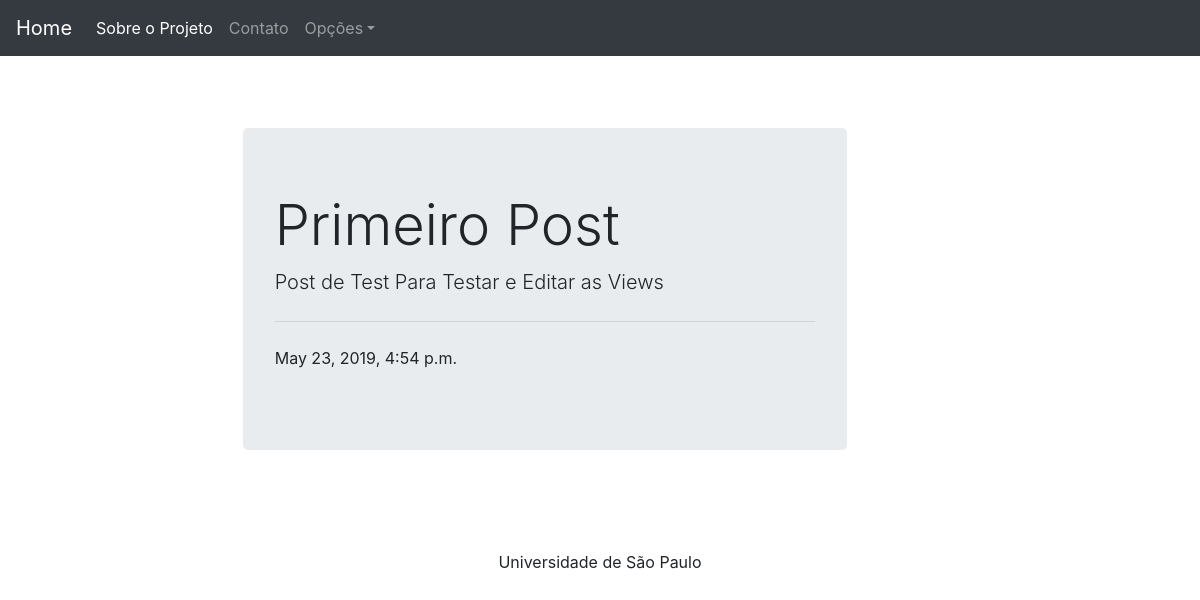
/post/1, run on the app's committed database.
### content/models.py (models this page shows, shortened)
class News(models.Model):
    author = models.ForeignKey(User, on_delete=models.CASCADE)
    title = models.CharField(max_length=100)
    text_body = models.TextField()
    date_published = models.DateTimeField(default=timezone.now)

### content/views.py (the view)
# urls.py: path('post/<int:pk>', views.PostDetailView.as_view(), name='detail-post')
class PostDetailView(DetailView):
    model = News

### content/templates/content/news_detail.html (shortened to what this page needs)
{% extends 'content/template_app.html'%}
{% load static %}
{% block titulo %}
    <link rel="stylesheet" href="{% static 'accounts/style_detail.css'%}" type="text/css">
{% endblock%}
{% block content%}
<div class="container">
    <div class="row">
        <div class="mx-auto col-md-8">
           <div class="jumbotron">
               <h1 class="display-4">{{object.title}}</h1>
          <p class="lead">{{object.text_body}}</p>
          <hr class="my-4">
          <p> {{object.date_published}}</p>
        </div>
        </div>
        </div>
</div>
{% endblock %}

### accounts/static/accounts/starter-template.css (style rules this page uses)
body { padding-top: 5rem; }

### data on the page
News: title "Primeiro Post", text_body "Post de Test Para Testar e Editar as Views", date_published "May 23, 2019, 4:54 p.m."
